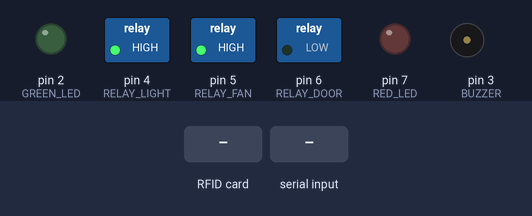
Bench run of a sketch on a simulated Arduino Uno, built with avr-gcc and run on an emulated ATmega328P. Shown: switched loads named in the sketch (green lamp = pin HIGH), output pins drawn as LEDs (lit = HIGH), buzzer (waves = sounding, pin HIGH). Inputs (shaded band) come from the test bench. Pins used as bus, display or sensor lines are not drawn; what the sketch prints to the serial monitor is not drawn.

Above: at 1.2 s.
1.3 s: RFID card 5E 7A 19 C4 held to the reader
2.8 s: "GRANTED\n" received over Serial
At 3.6 s:
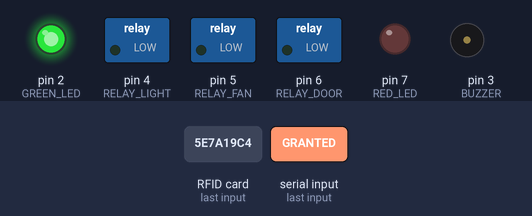
At 8.6 s:
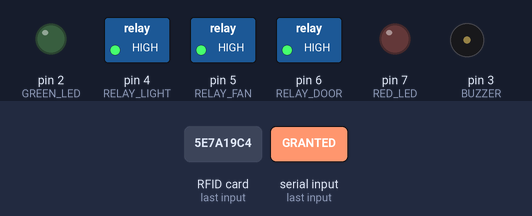
Timing chart, 0 to 10.1 s (numbered marks = the images above; inputs shaded):
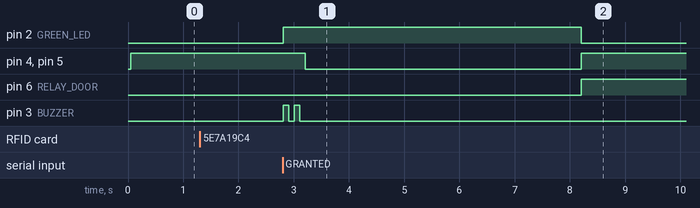

The sketch:

rfid_v3.ino
```cpp
#include <SPI.h>
#include <MFRC522.h>

// -------------------------------
// PIN DEFINITIONS
// -------------------------------
#define SS_PIN 10      // RFID SDA
#define RST_PIN 9      // RFID RST

#define GREEN_LED 2    // 🟢 Green LED (granted)
#define BUZZER 3       // 🔔 Buzzer
#define RELAY_LIGHT 4  // 💡 Light relay
#define RELAY_FAN 5    // 🌬️ Fan relay
#define RELAY_DOOR 6   // 🚪 Door relay
#define RED_LED 7      // 🔴 Red LED (denied)

#define ROOM_ID 1      // ⚙️ Room ID (for Python)

MFRC522 rfid(SS_PIN, RST_PIN);

// -------------------------------
// VARIABLES
// -------------------------------
String lastUID = "";
unsigned long lastReadTime = 0;
const unsigned long readDelay = 2000; // 2s delay to prevent double read

// -------------------------------
// SETUP
// -------------------------------
void setup() {
  Serial.begin(9600);
  SPI.begin();
  rfid.PCD_Init();

  // Set pins
  pinMode(GREEN_LED, OUTPUT);
  pinMode(RED_LED, OUTPUT);
  pinMode(BUZZER, OUTPUT);
  pinMode(RELAY_LIGHT, OUTPUT);
  pinMode(RELAY_FAN, OUTPUT);
  pinMode(RELAY_DOOR, OUTPUT);

  // Turn off outputs initially
  digitalWrite(GREEN_LED, LOW);
  digitalWrite(RED_LED, LOW);
  digitalWrite(BUZZER, LOW);
  digitalWrite(RELAY_LIGHT, HIGH);
  digitalWrite(RELAY_FAN, HIGH);

  Serial.println("🚀 RFID Reader Ready");
}

// -------------------------------
// LOOP
// -------------------------------
void loop() {
  // Wait for a new card
  if (!rfid.PICC_IsNewCardPresent() || !rfid.PICC_ReadCardSerial()) return;

  // Build UID string (format: XX:XX:XX:XX)
  String uid = "";
  for (byte i = 0; i < rfid.uid.size; i++) {
    if (i > 0) uid += ":";
    if (rfid.uid.uidByte[i] < 0x10) uid += "0";
    uid += String(rfid.uid.uidByte[i], HEX);
  }
  uid.toUpperCase();

  unsigned long currentTime = millis();
  // Prevent duplicate reads
  if (uid == lastUID && (currentTime - lastReadTime < readDelay)) return;

  lastUID = uid;
  lastReadTime = currentTime;

  // Send UID to Python
  Serial.println(uid);

  // Wait for Python response (timeout 3s)
  unsigned long startTime = millis();
  while (!Serial.available()) {
    if (millis() - startTime > 3000) return;
  }

  String response = Serial.readStringUntil('\n');
  response.trim();

  if (response == "GRANTED") {
    grantAccess();
  } else if (response == "DENIED") {
    denyAccess();
  }

  delay(100); // small delay to avoid flooding
}

// -------------------------------
// BEEP FUNCTION
// -------------------------------
void beep(int times, int duration = 100) {
  for (int i = 0; i < times; i++) {
    digitalWrite(BUZZER, HIGH);
    delay(duration);
    digitalWrite(BUZZER, LOW);
    delay(duration);
  }
}

// -------------------------------
// GRANT ACCESS FUNCTION
// -------------------------------
void grantAccess() {
  digitalWrite(GREEN_LED, HIGH);
  beep(2, 100);

  // Unlock door + lights + fan
  digitalWrite(RELAY_DOOR, LOW);
  digitalWrite(RELAY_LIGHT, LOW);
  digitalWrite(RELAY_FAN, LOW);

  delay(5000); // door open 5s

  // Reset
  digitalWrite(RELAY_DOOR, HIGH);
  digitalWrite(RELAY_LIGHT, HIGH);
  digitalWrite(RELAY_FAN, HIGH);
  digitalWrite(GREEN_LED, LOW);
}

// -------------------------------
// DENY ACCESS FUNCTION
// -------------------------------
void denyAccess() {
  digitalWrite(RED_LED, HIGH);
  beep(3, 150);

  // Flash door relay as warning
  for (int i = 0; i < 2; i++) {
    digitalWrite(RELAY_DOOR, LOW);
    delay(150);
    digitalWrite(RELAY_DOOR, HIGH);
    delay(150);
  }

  digitalWrite(RED_LED, LOW);
}
```

Measured:
- after the input at 1.3 s, every drawn part: stays the same
- after the input at 2.8 s, pin 2 (GREEN_LED): LOW → HIGH at once, → LOW 5.4 s later; pin 4 (RELAY_LIGHT), pin 5 (RELAY_FAN): HIGH → LOW after 0.41 s, → HIGH 5.0 s later; pin 6 (RELAY_DOOR): LOW → HIGH after 5.4 s; pin 3 (BUZZER): alternates HIGH for 0.10 s and LOW for 0.10 s, 4 changes in all, then stays LOW, starting at once
